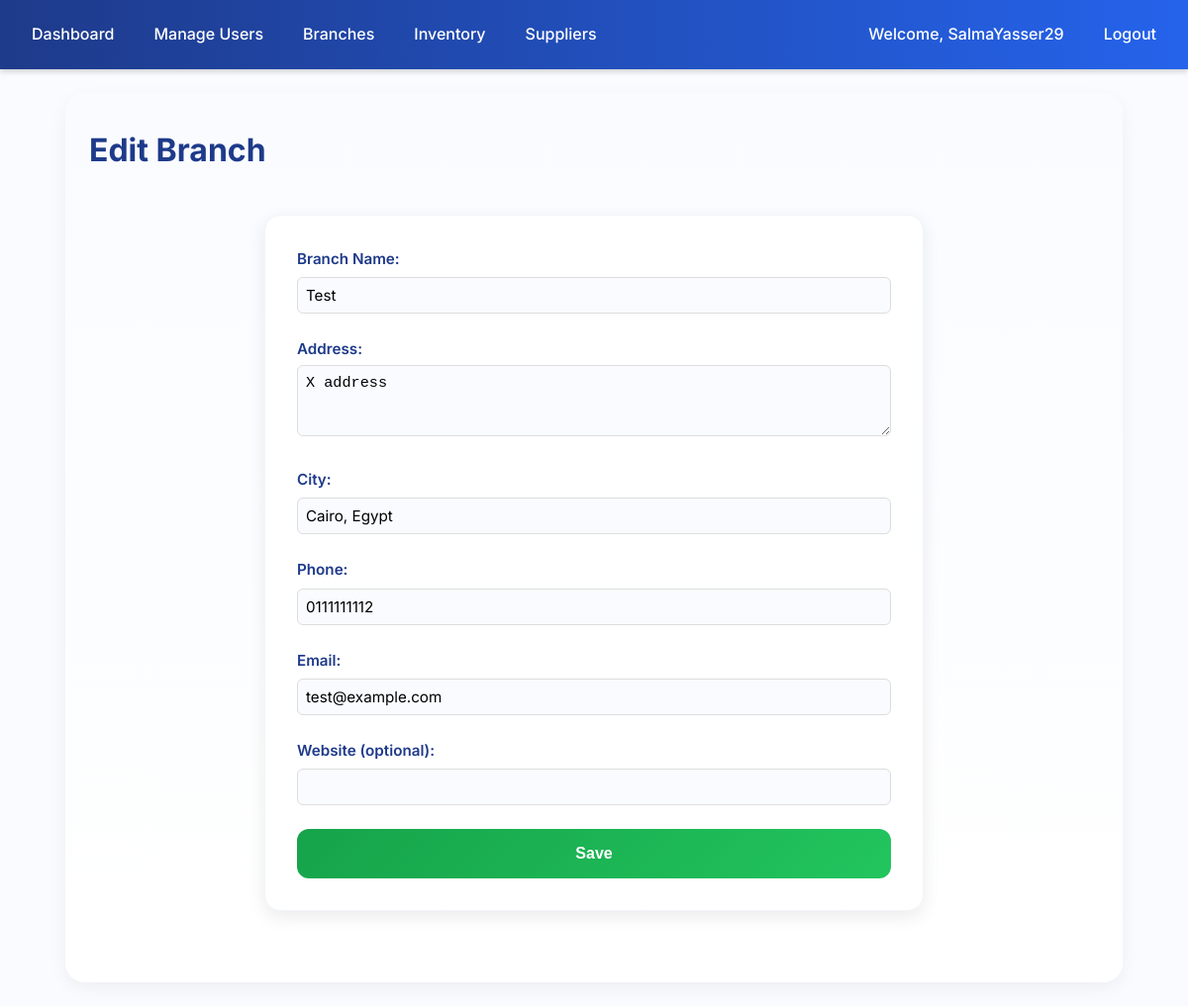
The page /branches/6/edit/ (signed in) on the database its author committed.
### accounts/models.py (models this page shows, shortened)
class User(AbstractUser):
    ROLE_CHOICES = (
        ('admin', 'Admin'),
        ('manager', 'Manager'),
        ('cashier', 'Cashier'),
    )
    role = models.CharField(max_length=20, choices=ROLE_CHOICES, default='cashier')
    branch = models.ForeignKey('branches.Branch', null=True, blank=True, on_delete=models.SET_NULL)
    added_by = models.ForeignKey(
        'self', null=True, blank=True, on_delete=models.SET_NULL, related_name='added_users'
    )
    profile_image = models.ImageField(upload_to="profiles/", null=True, blank=True)

### branches/models.py (models this page shows, shortened)
class Branch(models.Model):
    name = models.CharField(max_length=100)
    address = models.TextField(blank=True, null=True)
    city = models.CharField(max_length=50, blank=True, null=True)
    phone = models.CharField(max_length=20, blank=True, null=True)
    email = models.EmailField(blank=True, null=True)
    website = models.URLField(blank=True, null=True)

### branches/views.py (the view, shortened to what this page needs)
# urls.py: path("<int:branch_id>/edit/", views.branch_edit, name="branch_edit"),
@login_required
@user_passes_test(is_admin)
def branch_edit(request, branch_id):
    branch = get_object_or_404(Branch, pk=branch_id)
    return render(request, "branches/form.html", {
        "form_title": "Edit Branch",
        "branch": branch
    })

### branches/views.py (called while the page is built)
def is_admin(user):
    return user.is_authenticated and user.is_superuser

### branches/templates/branches/form.html (shortened to what this page needs)
{% extends "accounts/layout.html" %}
{% block content %}
  <h1 class="page-title">{{ form_title }}</h1>
  <div class="form-card">
      <form method="POST" class="styled-form">
          <div class="form-group">
              <label for="name">Branch Name:</label>
              <input type="text" name="name" value="{{ branch.name|default:'' }}" required>
          </div>
          <div class="form-group">
              <label for="address">Address:</label>
              <textarea name="address" rows="3">{{ branch.address|default:'' }}</textarea>
          </div>
          <div class="form-group">
              <label for="city">City:</label>
              <input type="text" name="city" value="{{ branch.city|default:'' }}">
          </div>
          <div class="form-group">
              <label for="phone">Phone:</label>
              <input type="text" name="phone" value="{{ branch.phone|default:'' }}">
          </div>
          <div class="form-group">
              <label for="email">Email:</label>
              <input type="email" name="email" value="{{ branch.email|default:'' }}">
          </div>
          <div class="form-group">
              <label for="website">Website (optional):</label>
              <input type="url" name="website" value="{{ branch.website|default:'' }}">
          </div>
          <div class="form-actions">
              <button type="submit" class="btn btn-success">Save</button>
          </div>
      </form>
  </div>
{% endblock %}

### accounts/templates/accounts/layout.html (shortened to what this page needs)
{% load static %}
<!DOCTYPE html>
<html lang="en">
<head>
    <link rel="stylesheet" href="{% static 'css/styles.css' %}">
    <link rel="stylesheet" href="https://cdn.jsdelivr.net/npm/bootstrap-icons@1.11.1/font/bootstrap-icons.css">
</head>
<body>
    {% if user.is_authenticated and request.resolver_match.url_name != "login" %}
        <nav class="navbar">
            <a href="{% url 'accounts:dashboard' %}">Dashboard</a>
            {% if user.is_superuser %}
                <a href="{% url 'accounts:manage_users' %}">Manage Users</a>
                <a href="{% url 'branches:index' %}">Branches</a>
                <a href="{% url 'inventory:index' %}">Inventory</a>
                <a href="{% url 'inventory:supplier_list' %}?branch={{ user.branch.id }}">Suppliers</a>
            {% elif user.role == "manager" %}
                <a href="{% url 'reports:dashboard' %}?branch={{ user.branch.id }}">Reports</a>
            {% elif user.role == "cashier" %}
                <a href="{% url 'customers:index' %}?branch={{ user.branch.id }}">Customers</a>
                <a href="{% url 'sales:pos' %}?branch={{ user.branch.id }}">Sales</a>
            {% endif %}
            <span class="navbar-text" style="margin-left: auto;">
                <a href="{% url 'accounts:profile' %}">Welcome, {{ user.get_full_name|default:user.username }}</a>
            </span>
            <a href="{% url 'accounts:logout' %}">Logout</a>
        </nav>
    {% endif %}
    <main class="container">
        {% block content %}{% endblock %}
    </main>
</body>
</html>

### rows shown on the page
User: get_full_name "SalmaYasser29"
Branch: name "Test", address "X address", city "Cairo, Egypt", phone "0111111112", email "test@example.com"
